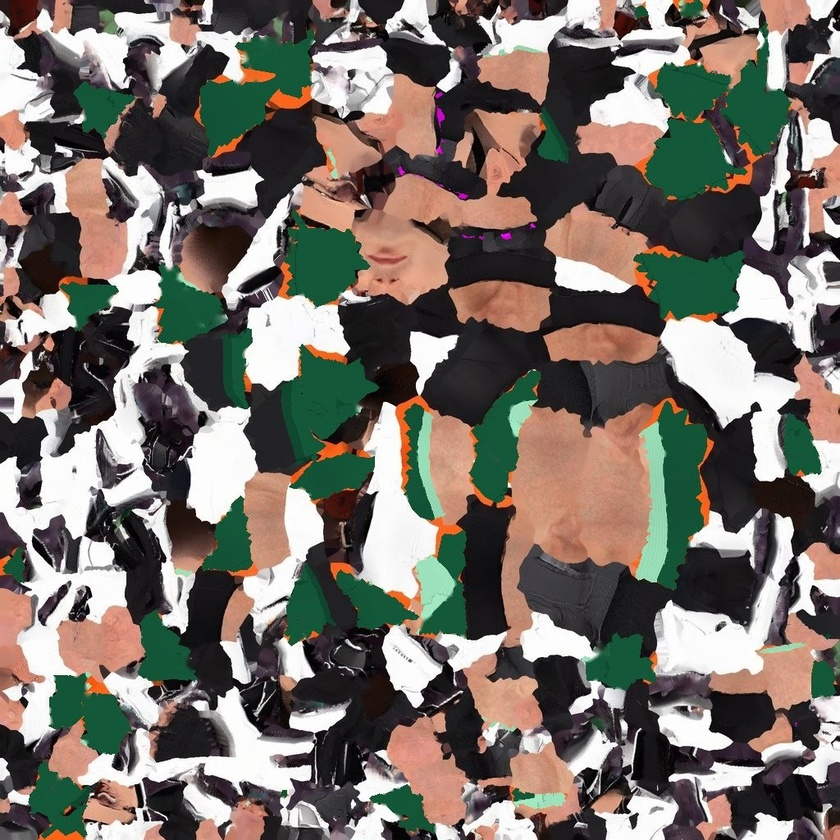
#> input picture quelle/jer/tex_sprint.jpg, 840 x 840 px, shrunk from 1024 x 1024 before the run, found by its file name
$ python trikot_ohne_text.py
#> lines starting #> are read from the running program, lines starting #| are printed output that depends on the picture; after the words box and inside, x2 and y2 are one past the last pixel; in counts of white or black regions, pixels touching at a corner belong together
#!/usr/bin/env python3
"""0.24.4 (Hicore): Schriftzüge von Sprint- und Bergtrikot entfernen (direkt in der fertigen UV-Textur jer/tex_*.jpg).
Sprint: helle Schrift (mint/weiß) innerhalb grüner Flächen -> Inpainting mit Grün. Berg: blaue Schrift -> Weiß.
Aufruf aus quelle/: python3 werkzeuge/trikot_ohne_text.py  (Originale liegen in der Git-Historie)"""
import cv2, numpy as np
def sprint(p):
#> called with p = 'jer/tex_sprint.jpg'
    im=cv2.imread(p); b,g,r=[im[...,i].astype(int) for i in range(3)]
#> in sprint, im is the input picture: shape (840, 840, 3); mean B, G, R 104.7, 112.3, 119.4
    G=((g>45)&(g<150)&(r<90)&(g>r+20)&(g>b+5)).astype(np.uint8)
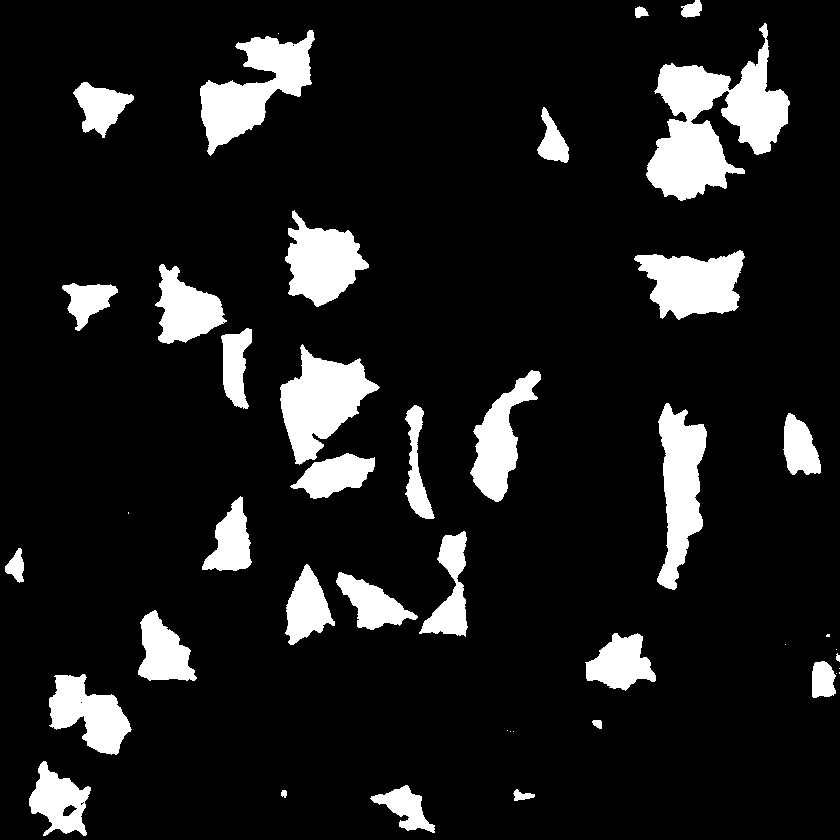
#> G: shape (840, 840); values 0 (black) and 1 (white), 11.5% white; 43 white regions (11 under 20 px), largest, box (x1, y1, x2, y2) and area: (646, 23, 790, 201) 11592, (200, 30, 315, 156) 6331, (280, 344, 380, 465) 6115
    cl=cv2.morphologyEx(G,cv2.MORPH_CLOSE,cv2.getStructuringElement(cv2.MORPH_ELLIPSE,(25,25)))
#> cl: shape (840, 840); values 0 (black) and 1 (white), 12.6% white; 32 white regions (5 under 20 px), largest, box (x1, y1, x2, y2) and area: (646, 23, 790, 201) 13360, (280, 344, 380, 499) 8999, (285, 531, 468, 645) 8184
    light=((g>150)&(g>r+10))|((r>170)&(g>170)&(b>170))
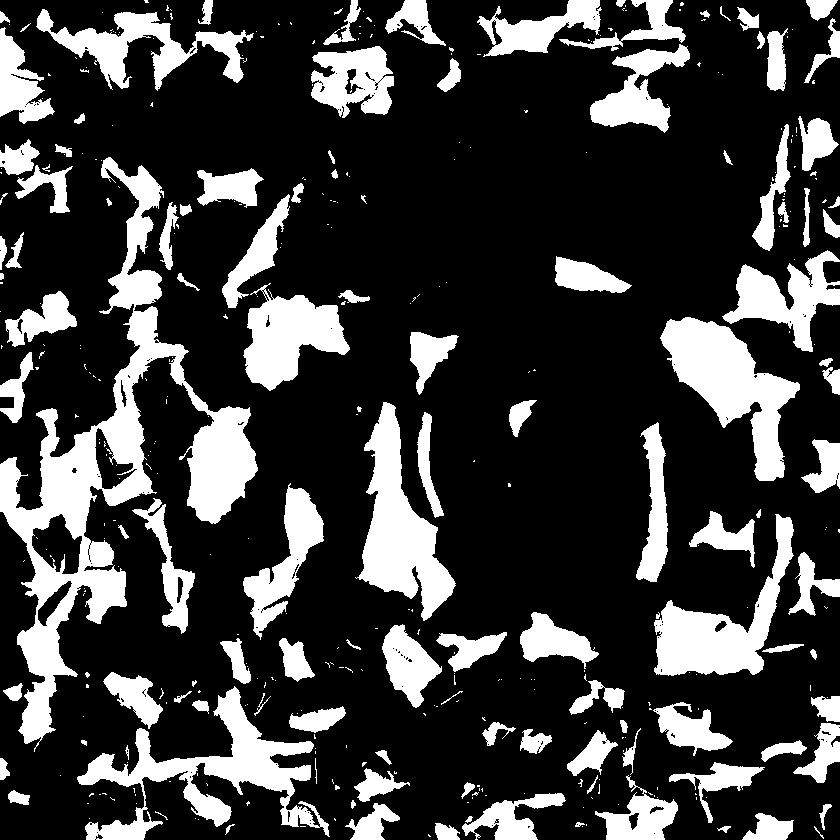
#> light: shape (840, 840) bool; 23.6% white; 403 white regions (282 under 20 px), largest, box (x1, y1, x2, y2) and area: (0, 157, 258, 752) 30622, (77, 686, 330, 840) 10624, (660, 317, 800, 481) 9551
    T=((cl>0)&(G==0)&light).astype(np.uint8)
#> T: shape (840, 840); values 0 (black) and 1 (white), 0.08% white in thin lines or dots
    T=cv2.dilate(T,np.ones((3,3),np.uint8))&cl
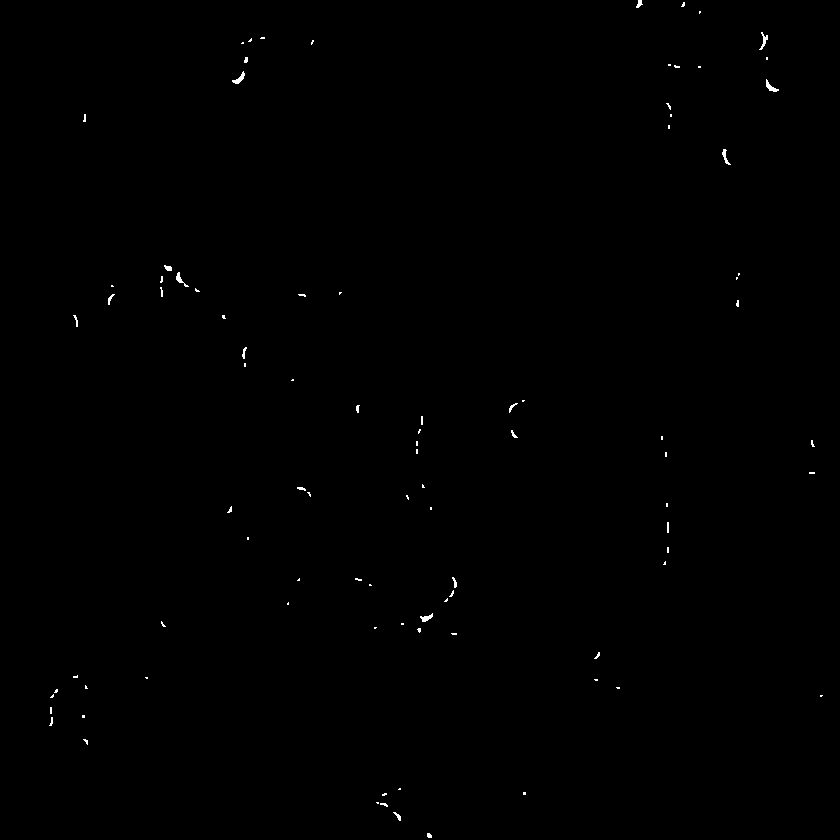
#> T: shape (840, 840); values 0 (black) and 1 (white), 0.21% white in thin lines or dots
    out=cv2.inpaint(im,T*255,5,cv2.INPAINT_TELEA); cv2.imwrite(p,out,[cv2.IMWRITE_JPEG_QUALITY,90]); return int(T.sum())
def berg(p):
#> called with p = 'jer/tex_berg.jpg'
    im=cv2.imread(p); b,g,r=[im[...,i].astype(int) for i in range(3)]
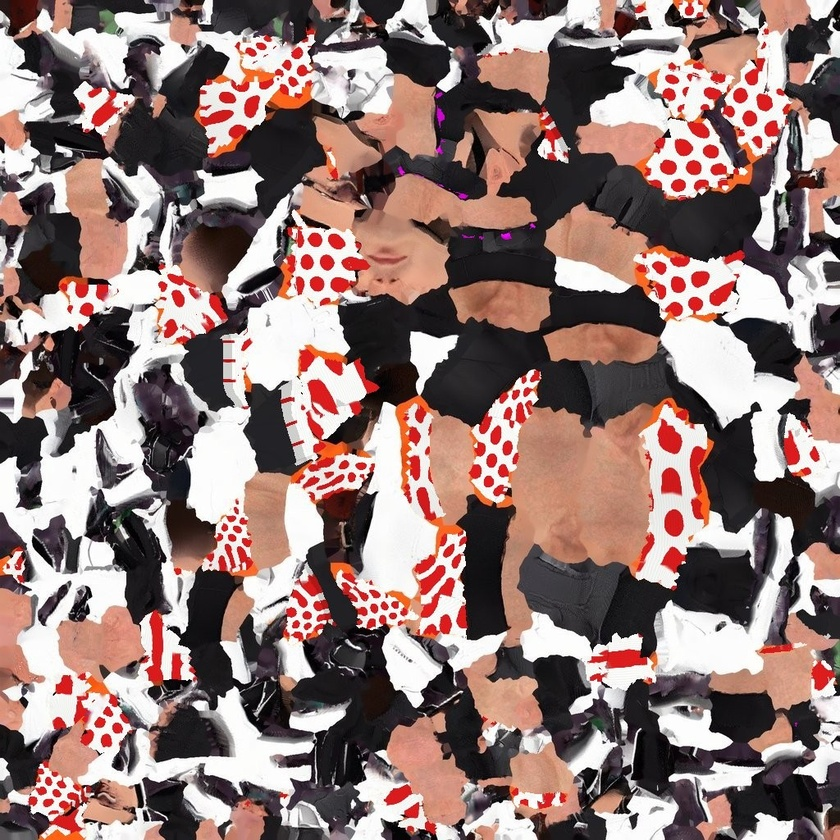
#> input picture quelle/jer/tex_berg.jpg, 840 x 840 px, shrunk from 1024 x 1024 before the run, found by its file name
#> in berg, im is the input picture: shape (840, 840, 3); mean B, G, R 117.4, 121.1, 144.9
#> after `b, g, r = [im[..., i].astype(int) for i in range(3)]`:
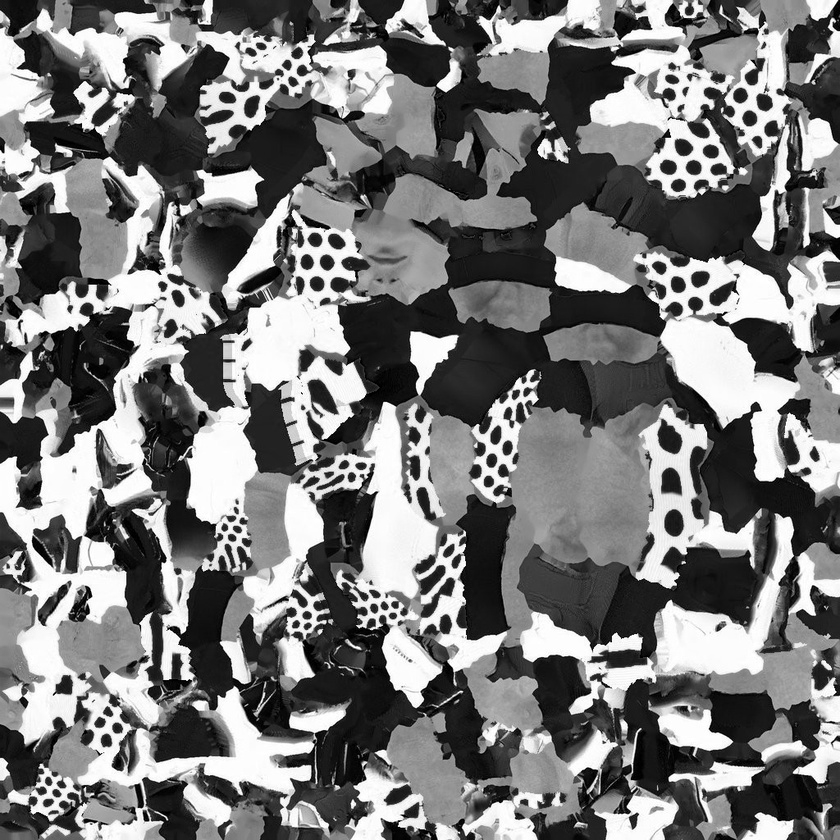
#> g: shape (840, 840) int64; min 0, max 255, mean 121.1
#> after `b, g, r = [im[..., i].astype(int) for i in range(3)]`:
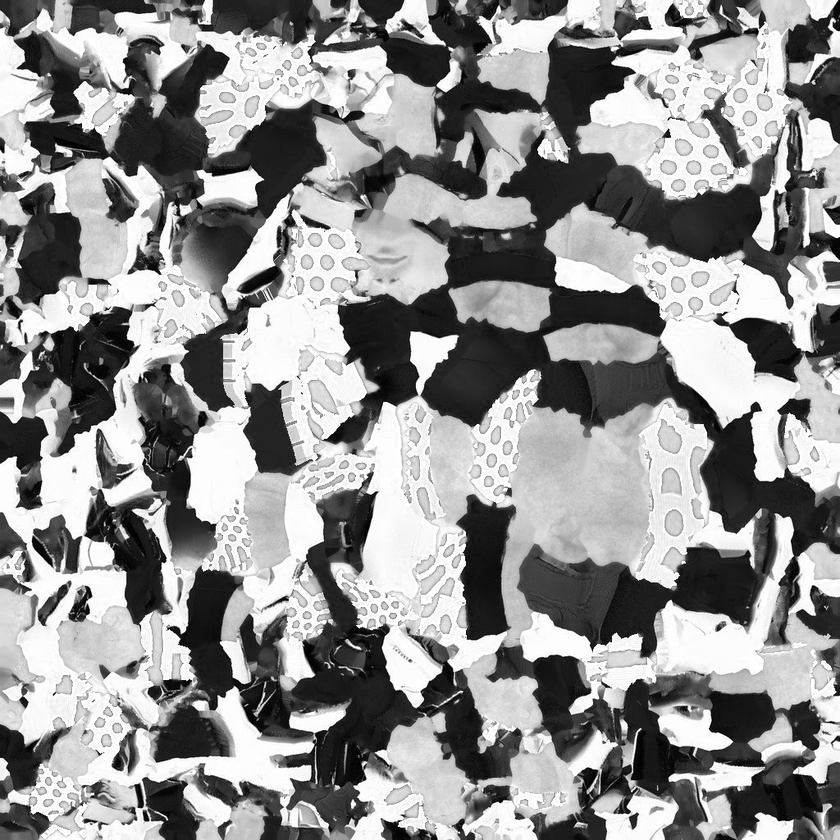
#> r: shape (840, 840) int64; min 0, max 255, mean 144.9
    T=((b>r+35)&(b>g+15)).astype(np.uint8); T=cv2.dilate(T,np.ones((3,3),np.uint8))
#> after `T = ((b > r + 35) & (b > g + 15)).astype(np.uint8)`: T: shape (840, 840); every value is 0
    out=cv2.inpaint(im,T*255,5,cv2.INPAINT_TELEA); cv2.imwrite(p,out,[cv2.IMWRITE_JPEG_QUALITY,90]); return int(T.sum())
print('sprint', sprint('jer/tex_sprint.jpg'), 'berg', berg('jer/tex_berg.jpg'))
